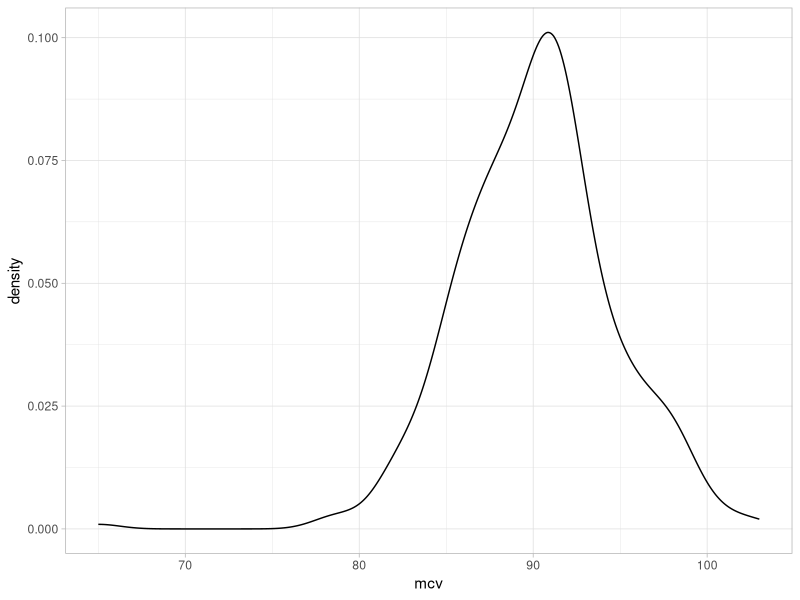

The R script that drew this image:

library(tidyverse)
d1 <- read_csv("rsdata/Liver_Disorders.csv")
d1 %>% colnames()

d <- d1
colnames(d) <- c("mcv", "alkph", "alamatf", "aspatf", 
                     "ggtpd", "nbr_alcbpd", "split_col")




# vix
theme_set(theme_light())
d %>% 
  ggplot(aes(mcv))+geom_density()

